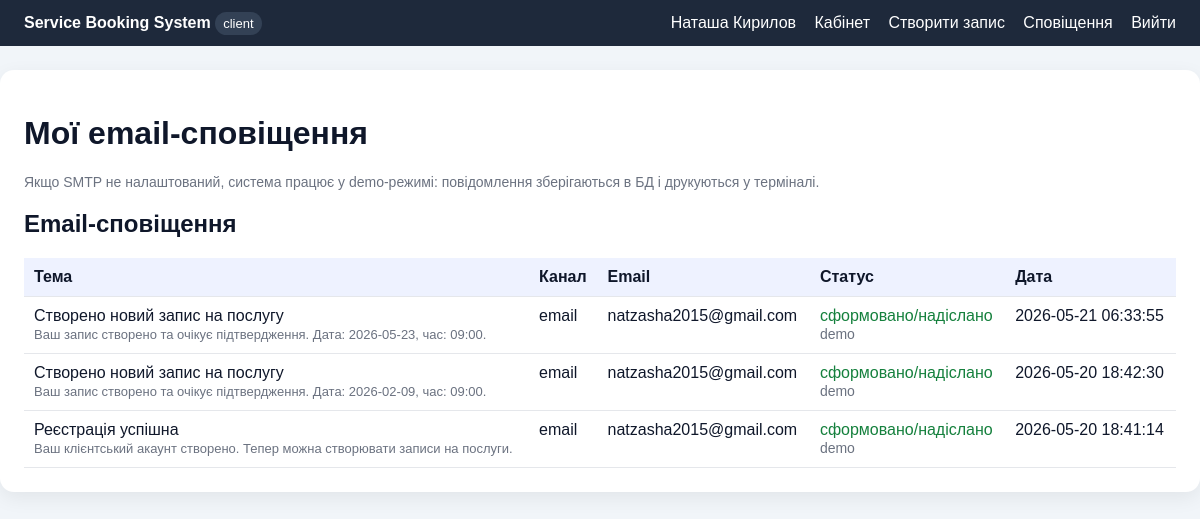
The page /notifications (signed in) on the database its author committed.
### tables this page shows
CREATE TABLE notifications (
        id INTEGER PRIMARY KEY AUTOINCREMENT,
        user_id INTEGER NOT NULL,
        booking_id INTEGER,
        subject TEXT NOT NULL,
        message TEXT NOT NULL,
        channel TEXT DEFAULT 'email',
        email_to TEXT,
        is_sent INTEGER DEFAULT 0,
        error TEXT,
        created_at TEXT DEFAULT CURRENT_TIMESTAMP,
        sent_at TEXT,
        is_read INTEGER DEFAULT 0,
        FOREIGN KEY(user_id) REFERENCES users(id),
        FOREIGN KEY(booking_id) REFERENCES bookings(id)
    );

### app/app.py (the view)
    @app.route("/notifications")
    @login_required
    def notifications():
        rows = get_notifications(session["user_id"])
        return render_template("notifications.html", notifications=rows)

### app/db.py (called while the page is built)
def get_connection():
    DB_PATH.parent.mkdir(exist_ok=True)
    conn = sqlite3.connect(DB_PATH)
    conn.row_factory = sqlite3.Row
    return conn

### app/templates/notifications.html
{% extends 'base.html' %}
{% block content %}
<h1>Мої email-сповіщення</h1>
<p class="muted">Якщо SMTP не налаштований, система працює у demo-режимі: повідомлення зберігаються в БД і друкуються у терміналі.</p>
{% include '_notifications_block.html' %}
{% endblock %}

### app/templates/_notifications_block.html
<h2>Email-сповіщення</h2>
<table>
<tr><th>Тема</th><th>Канал</th><th>Email</th><th>Статус</th><th>Дата</th></tr>
{% for n in notifications %}
<tr>
<td>{{ n.subject }}<br><span class="muted mini">{{ n.message }}</span></td>
<td>{{ n.channel }}</td>
<td>{{ n.email_to }}</td>
<td>{% if n.is_sent %}<span class="email-ok">сформовано/надіслано</span>{% else %}<span class="email-err">помилка</span>{% endif %}{% if n.error %}<br><span class="muted">{{ n.error }}</span>{% endif %}</td>
<td>{{ n.created_at }}</td>
</tr>
{% else %}<tr><td colspan="5">Сповіщень поки немає</td></tr>{% endfor %}
</table>

### app/templates/base.html (style rules this page uses)
body { font-family:Arial,sans-serif;margin:0;background:#f1f5f9;color:#0f172a }
table { width:100%;border-collapse:collapse;margin-top:16px }
th,td { padding:10px;border-bottom:1px solid #e5e7eb;text-align:left;vertical-align:top }
th { background:#eef2ff }
.muted { color:#6b7280;font-size:14px }
.email-ok { color:#15803d }
.mini { font-size:13px }

### rows shown on the page
notifications: subject "Створено новий запис на послугу", message "Ваш запис створено та очікує підтвердження. Дата: 2026-05-23, час: 09:00.", channel "email", email_to "natzasha2015@gmail.com", is_sent "сформовано/надіслано", error "demo", created_at "2026-05-21 06:33:55"
notifications: subject "Створено новий запис на послугу", message "Ваш запис створено та очікує підтвердження. Дата: 2026-02-09, час: 09:00.", channel "email", email_to "natzasha2015@gmail.com", is_sent "сформовано/надіслано", error "demo", created_at "2026-05-20 18:42:30"
notifications: subject "Реєстрація успішна", message "Ваш клієнтський акаунт створено. Тепер можна створювати записи на послуги.", channel "email", email_to "natzasha2015@gmail.com", is_sent "сформовано/надіслано", error "demo", created_at "2026-05-20 18:41:14"

### other values the page prints
{{ session.role }} "client"
{{ session.name }} "Наташа Кирилов"
